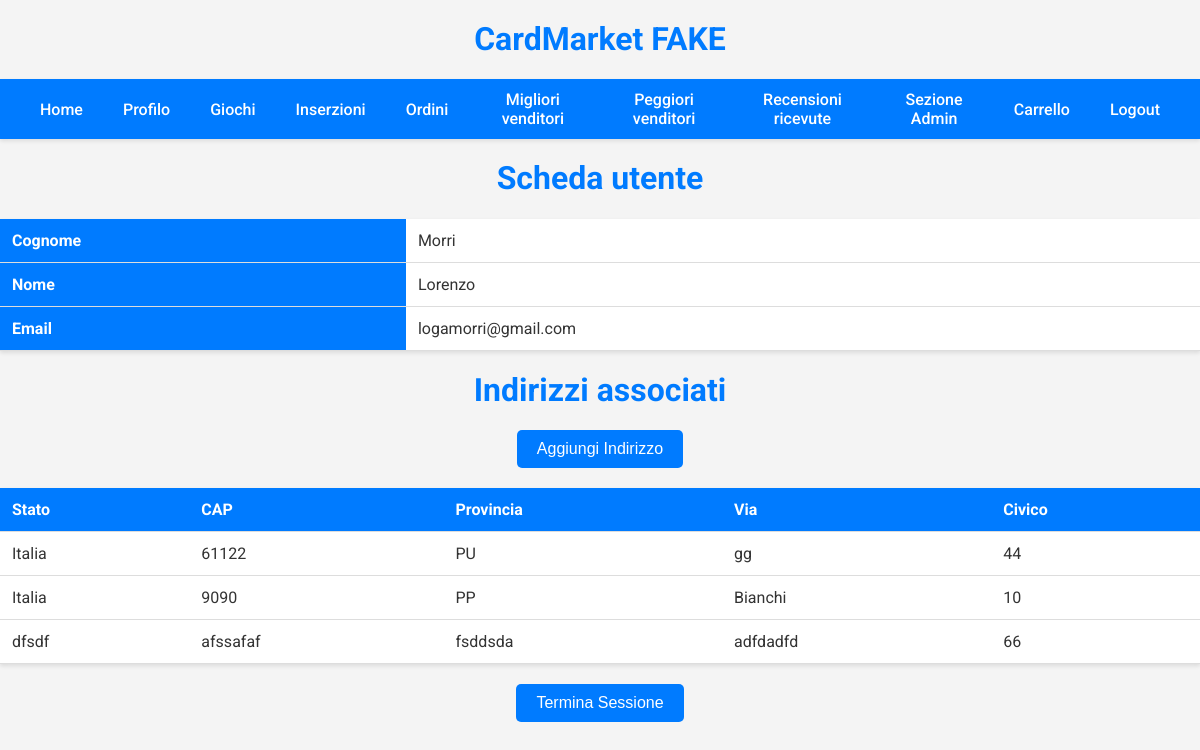
The app's page /index.php?model=utente&action=profile (signed in) with its own data.
### tables this page shows
CREATE TABLE `utente` (
  `Email` varchar(255) NOT NULL,
  `Nome` varchar(255) DEFAULT NULL,
  `Cognome` varchar(255) DEFAULT NULL,
  `Password` varchar(255) DEFAULT NULL,
  `Bloccato` tinyint(1) DEFAULT NULL,
  `ValutazioneTotale` int(11) DEFAULT NULL,
  `NumeroRecensioni` int(11) DEFAULT NULL
);

CREATE TABLE `indirizzo` (
  `Id` int(11) NOT NULL,
  `Stato` varchar(255) DEFAULT NULL,
  `CAP` varchar(10) DEFAULT NULL,
  `Provincia` varchar(255) DEFAULT NULL,
  `Via` varchar(255) DEFAULT NULL,
  `Civico` varchar(10) DEFAULT NULL
);

### index.php (called while the page is built, shortened)
<?php
if (!isset($_SESSION['email'])) {
    $_SESSION['error-message'] = '';
    include("controller/login/controller.php");
}else{
    if (isset($_GET['model'])){
        $model = $_GET['model'];
    } else {
        $model = 'home';
    }
    switch ($model) {
        case 'utente':
            include("controller/utente/controller.php");
            break;
    }
}
require("template/base.php");

### config/connection.php (called while the page is built, shortened)
<?php
class Connection
{
    private static $conn;
    public function __construct()
    {
        self::$conn = new mysqli('localhost', 'utente', 'utente', 'cardmarket');
    }
    public static function getConnessione()
    {
        return self::$conn;
    }
}
?>

### model/utente/provider.class.php (called while the page is built, shortened)
<?php
class UtenteTabella {
    public static function getByEmail($email) {
        $query = "SELECT * FROM UTENTE WHERE Email = ?";
        $stmt = Connection::getConnessione()->prepare($query);
        $stmt->bind_param('s', $email);
        $stmt->execute();
        $result = $stmt->get_result();
        if ($result->num_rows == 1) {
            $row = $result->fetch_assoc();
            $utente = new Utente(
                $row['Email'],
                $row['Nome'],
                $row['Cognome'],
                $row['Password'],
                (bool) $row['Bloccato'],
                (int) $row['ValutazioneTotale'],
                (int) $row['NumeroRecensioni']
            );
            return $utente;
        } else {
            $stmt->close();
            return null;
        }
    }
}
?>

### controller/utente/controller.php (called while the page is built, shortened)
<?php
if (isset($_GET['action'])){
    $azione = $_GET['action'];
} else {
    $azione = 'profile';
}
switch ($azione) {
    case 'profile':
        $utente = UtenteTabella::getByEmail($_SESSION['email']);
        $indirizzi = IndirizzoTabella::getIndirizziByEmail($_SESSION['email']);
        break;
}

### model/utente/object.class.php (called while the page is built, shortened)
<?php
class Utente {
    public $Email;
    public $Nome;
    public $Cognome;
    function __construct($Email, $Nome, $Cognome, $Password, $Bloccato, $ValutazioneTotale, $NumeroRecensioni) {
        $this->Email = $Email;
        $this->Nome = $Nome;
        $this->Cognome = $Cognome;
    }
    public function getEmail() {
        return $this->Email;
    }
    public function getNome() {
        return $this->Nome;
    }
    public function getCognome() {
        return $this->Cognome;
    }
}
?>

### model/indirizzo/provider.class.php (called while the page is built, shortened)
<?php
class IndirizzoTabella {
    public static function getIndirizziByEmail($email) {
        $query = "SELECT i.*
                  FROM INDIRIZZO i
                  INNER JOIN RISIEDE r ON i.Id = r.IdIndirizzo
                  INNER JOIN UTENTE u ON r.IdUtente = u.Email
                  WHERE u.Email = ?";
        $stmt = Connection::getConnessione()->prepare($query);
        $stmt->bind_param('s', $email);
        $stmt->execute();
        $result = $stmt->get_result();
        $indirizzi = array();
        if ($result->num_rows > 0) {
            while ($row = $result->fetch_assoc()) {
                $indirizzo = new Indirizzo(
                    $row['Id'],
                    $row['Stato'],
                    $row['CAP'],
                    $row['Provincia'],
                    $row['Via'],
                    $row['Civico']
                );
                $indirizzi[] = $indirizzo;
            }
        }
        return $indirizzi;
    }
}
?>

### model/indirizzo/object.class.php (called while the page is built, shortened)
<?php
class Indirizzo {
    public $Stato;
    public $CAP;
    public $Provincia;
    public $Via;
    public $Civico;
    function __construct($Id, $Stato, $CAP, $Provincia, $Via, $Civico) {
        $this->Stato = $Stato;
        $this->CAP = $CAP;
        $this->Provincia = $Provincia;
        $this->Via = $Via;
        $this->Civico = $Civico;
    }
    public function getStato() {
        return $this->Stato;
    }
    public function getCAP() {
        return $this->CAP;
    }
    public function getProvincia() {
        return $this->Provincia;
    }
    public function getVia() {
        return $this->Via;
    }
    public function getCivico() {
        return $this->Civico;
    }
}
?>

### view/profile.php (the view)
<h1>Scheda utente</h1>
<table>
  <tr>
    <th>Cognome</th>
    <td><?php echo $utente->getCognome(); ?></td>
  </tr>
  <tr>
    <th>Nome</th>
    <td><?php echo $utente->getNome(); ?></td>
  </tr>
  <tr>
    <th>Email</th>
    <td><?php echo $utente->getEmail(); ?></td>
  </tr>
</table>
<h1>Indirizzi associati</h1>
<form action="./index.php?model=utente&action=indirizzo" method="post">
    <button type="submit" name="termina">Aggiungi Indirizzo</button>
</form>
<table>
  <tr>
    <th>Stato</th>
    <th>CAP</th>
    <th>Provincia</th>
    <th>Via</th>
    <th>Civico</th>
  </tr>
  <?php foreach ($indirizzi as $indirizzo): ?>
    <tr>
      <td><?php echo $indirizzo->getStato(); ?></td>
      <td><?php echo $indirizzo->getCAP(); ?></td>
      <td><?php echo $indirizzo->getProvincia(); ?></td>
      <td><?php echo $indirizzo->getVia(); ?></td>
      <td><?php echo $indirizzo->getCivico(); ?></td>
    </tr>
  <?php endforeach; ?>
</table>
<form action="./index.php?model=logout" method="post">
    <button type="submit" name="termina">Termina Sessione</button>
</form>

### template/base.php (style rules this page uses)
body { font-family: 'Roboto', sans-serif; background-color: #f4f4f4; color: #333; margin: 0; padding: 0; }
h1, h2 { color: #007bff; }
h1 { text-align: center; margin-top: 20px; }
table { width: 100%; border-collapse: collapse; margin: 20px 0; background-color: #ffffff; box-shadow: 0 2px 4px rgba(0, 0, 0, 0.1); }
th, td { padding: 12px; text-align: left; border-bottom: 1px solid #ddd; }
th { background-color: #007bff; color: #ffffff; font-weight: 700; }
form { text-align: center; margin: 20px 0; }
button { background-color: #007bff; color: #ffffff; border: none; padding: 10px 20px; font-size: 16px; cursor: pointer; border-radius: 5px; transition: background-color 0.3s ease; }

### records on screen
utente: Cognome "Morri", Nome "Lorenzo", Email "logamorri@gmail.com"
indirizzo: Stato "Italia", CAP "61122", Provincia "PU", Via "gg", Civico "44"
indirizzo: Stato "Italia", CAP "9090", Provincia "PP", Via "Bianchi", Civico "10"
indirizzo: Stato "dfsdf", CAP "afssafaf", Provincia "fsddsda", Via "adfdadfd", Civico "66"
